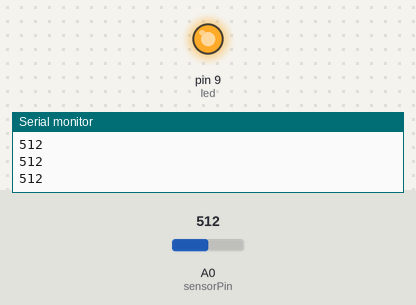
Simulated run of this sketch. Board: Arduino Uno, built with avr-gcc and run on an emulated ATmega328P. Shown: output pins drawn as LEDs (lit = HIGH), the last lines printed to the serial monitor. Inputs (shaded band) come from the test bench; at power-on: A0 (sensorPin) = 512.

Above: at 1.2 s.
1.3 s: A0 (sensorPin) set to 122
At 1.6 s:
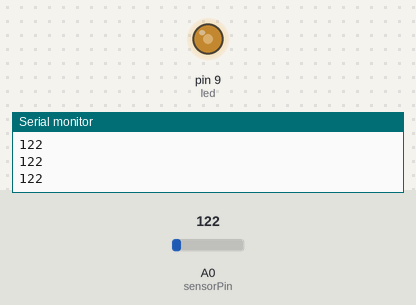
2.8 s: A0 (sensorPin) set to 0
At 4.0 s:
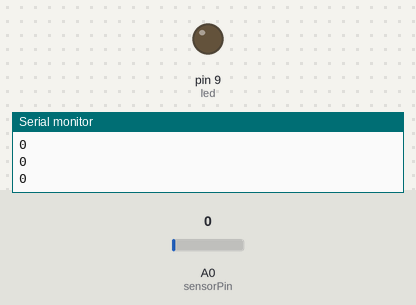
4.3 s: A0 (sensorPin) set to 306
At 4.8 s:
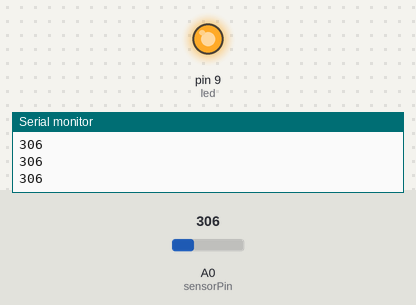
Timing chart, 0 to 7.3 s (numbered marks = the images above; inputs shaded):
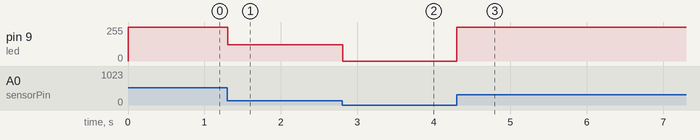

The sketch:

Analog.ino
```cpp
int led = 9;
int sensorPin = A0;

void setup() {
  pinMode(led, OUTPUT);
  Serial.begin(9600);
}

void loop() {
  int sensorValue = 0;

  sensorValue = analogRead(sensorPin);
  analogWrite(led, sensorValue);
  Serial.println(sensorValue);

  delay(10);
}
```

Measured:
- after the input at 1.3 s, pin 9 (led): 255/255 → 122/255 at once
- after the input at 2.8 s, pin 9 (led): 122/255 → 0/255 at once
- after the input at 4.3 s, pin 9 (led): 0/255 → 255/255 at once
